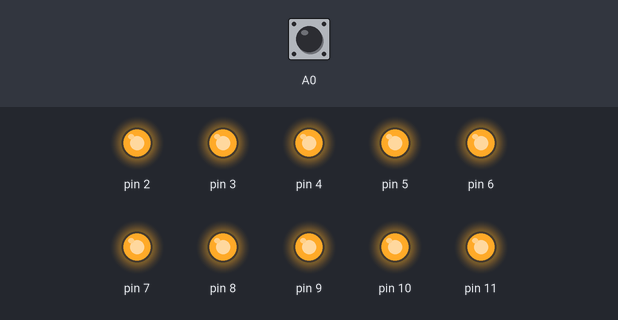
Recording of a sketch running on a simulated Arduino Uno, built with avr-gcc and run on an emulated ATmega328P. Shown: output pins drawn as LEDs (lit = HIGH). The inputs (shaded band) are chosen by the test bench; at power-on: A0 LOW. Pins used as bus, display or sensor lines are not drawn.

Above: at 1.2 s.
1.3 s: A0 pulsed HIGH 2 times (0.12 s each, 0.3 s apart)
At 3.5 s:
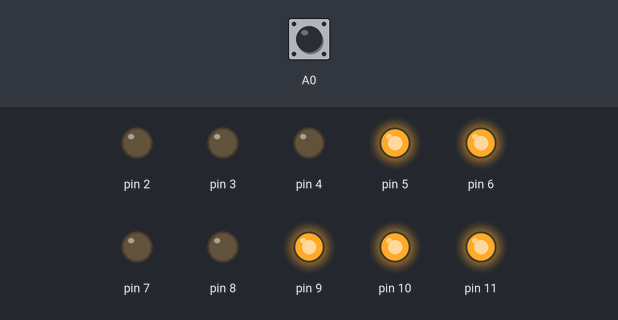
3.8 s: A0 pulsed HIGH 5 times (0.12 s each, 0.3 s apart)
At 6.4 s:
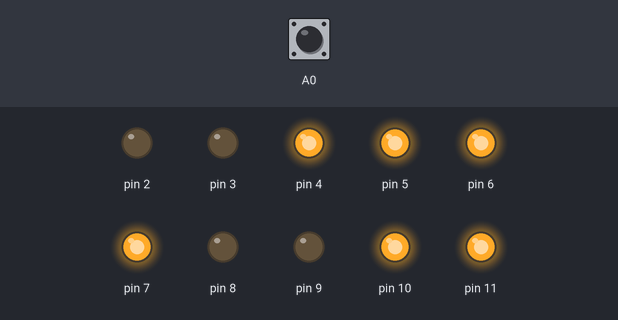
Timing chart, 0 to 7.9 s (numbered marks = the images above; inputs shaded):
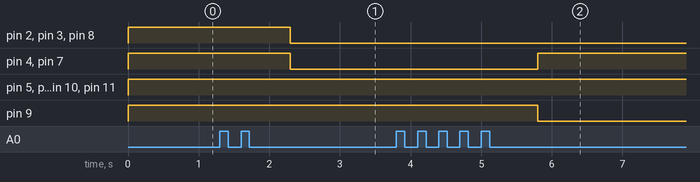

Measured:
- after the input at 1.3 s, pin 2–4, pin 7, pin 8: HIGH → LOW after 1.0 s
- after the input at 3.8 s, pin 4, pin 7: LOW → HIGH after 2.0 s; pin 9: HIGH → LOW after 2.0 s

The sketch:

BonusTest.ino
```cpp
#include <avr/io.h>
#include <util/delay.h>

void setup() {

  Serial.begin(9600);
  pinMode(A0,INPUT);
  pinMode(0,OUTPUT);
  pinMode(1,OUTPUT);
  pinMode(2,OUTPUT);
  pinMode(3,OUTPUT);
  pinMode(4,OUTPUT);
  pinMode(5,OUTPUT);
  pinMode(6,OUTPUT);
  pinMode(7,OUTPUT);
  pinMode(8,OUTPUT);
  pinMode(9,OUTPUT);
  pinMode(10,OUTPUT);
  pinMode(11,OUTPUT);


}

void loop() {
  unsigned int count_value = 0;

  count_value=digitalRead(A0);


    for(count_value=0;count_value<16;count_value++)
    {
      while(digitalRead(A0)==0)
        switch(count_value)
        {
          case 0:
          digitalWrite(11,1);
          digitalWrite(10,1);
          digitalWrite(9,1);
          digitalWrite(8,1);
          digitalWrite(7,1);  //a
          digitalWrite(6,1);  //b
          digitalWrite(5,1);  //c
          digitalWrite(4,1);  //d
          digitalWrite(3,1);  //e
          digitalWrite(2,1);  //f
          digitalWrite(1,0);  //g
          digitalWrite(0,0);  //dp
          break;

          case 1:
          digitalWrite(11,1);
          digitalWrite(10,1);
          digitalWrite(9,1);
          digitalWrite(8,0);
          digitalWrite(7,0);  //a
          digitalWrite(6,1);  //b
          digitalWrite(5,1);  //c
          digitalWrite(4,0);  //d
          digitalWrite(3,0);  //e
          digitalWrite(2,0);  //f
          digitalWrite(1,0);  //g
          digitalWrite(0,0);  //dp
          break;

          case 2:
          digitalWrite(11,1);
          digitalWrite(10,1);
          digitalWrite(9,0);
          digitalWrite(8,1);
          digitalWrite(7,1);  //a
          digitalWrite(6,1);  //b
          digitalWrite(5,0);  //c
          digitalWrite(4,1);  //d
          digitalWrite(3,1);  //e
          digitalWrite(2,0);  //f
          digitalWrite(1,1);  //g
          digitalWrite(0,0);  //dp
          break;

          case 3:
          digitalWrite(11,1);
          digitalWrite(10,1);
          digitalWrite(9,0);
          digitalWrite(8,0);
          digitalWrite(7,1);  //a
          digitalWrite(6,1);  //b
          digitalWrite(5,1);  //c
          digitalWrite(4,1);  //d
          digitalWrite(3,0);  //e
          digitalWrite(2,0);  //f
          digitalWrite(1,1);  //g
          digitalWrite(0,0);  //dp
          break;

          case 4:
          digitalWrite(11,1);
          digitalWrite(10,0);
          digitalWrite(9,1);
          digitalWrite(8,1);
          digitalWrite(7,0);  //a
          digitalWrite(6,1);  //b
          digitalWrite(5,1);  //c
          digitalWrite(4,0);  //d
          digitalWrite(3,0);  //e
          digitalWrite(2,1);  //f
          digitalWrite(1,1);  //g
          digitalWrite(0,0);  //dp
          break;

          case 5:
          digitalWrite(11,1);
          digitalWrite(10,0);
          digitalWrite(9,1);
          digitalWrite(8,0);
          digitalWrite(7,1);  //a
          digitalWrite(6,0);  //b
          digitalWrite(5,1);  //c
          digitalWrite(4,1);  //d
          digitalWrite(3,0);  //e
          digitalWrite(2,1);  //f
          digitalWrite(1,1);  //g
          digitalWrite(0,0);  //dp
          break;

//          case 6:
//          PORTB|=0x9;
//          PORTD=0x3E;
//          break;
//
//          case 7:
//          PORTB|=0x8;
//          PORTD=0xE0;
//          break;
//
//          case 8:
//          PORTB|=0x7;
//          PORTD=0xFE;
//          break;
//
//          case 9:
//          PORTB|=0x6;
//          PORTD=0xE6;
//          break;
//
//          case 10:
//          PORTB|=0x5;
//          PORTD=0xFA;
//          break;
//
//          case 11:
//          PORTB|=0x4;
//          PORTD=0x3E;
//          break;
//
//          case 12:
//          PORTB|=0x3;
//          PORTD=0x1A;
//          break;
//
//          case 13:
//          PORTB|=0x2;
//          PORTD=0x7A;
//          break;
//
//          case 14:
//          PORTB|=0x1;
//          PORTD=0xDE;
//          break;
//
//          case 15:
//          PORTB|=0x0;
//          PORTD=0x8E;
//          break;
        }

        _delay_ms(1000);
    }


}
```
